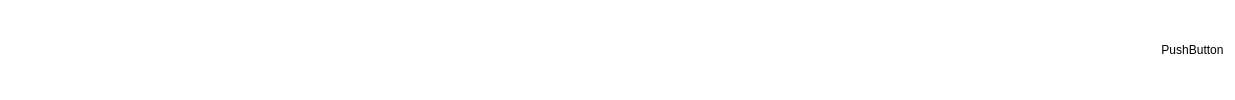
       <widget class="QFrame" name="frame_4">
        <property name="minimumSize">
         <size>
          <width>727</width>
          <height>47</height>
         </size>
        </property>
        <property name="maximumSize">
         <size>
          <width>16777215</width>
          <height>16777215</height>
         </size>
        </property>
        <property name="styleSheet">
         <string notr="true">QPushButton{
border:none;
}
QFrame{
background-color: rgb(255, 255, 255);
border:none;
}</string>
        </property>
        <property name="frameShape">
         <enum>QFrame::Shape::StyledPanel</enum>
        </property>
        <property name="frameShadow">
         <enum>QFrame::Shadow::Raised</enum>
        </property>
        <layout class="QHBoxLayout" name="horizontalLayout_55">
         <item>
          <widget class="QPushButton" name="pushButton_5">
           <property name="maximumSize">
            <size>
             <width>35</width>
             <height>35</height>
            </size>
           </property>
           <property name="text">
            <string/>
           </property>
           <property name="icon">
            <iconset resource="Resources.qrc">
             <normaloff>:/new/prefix1/Resources/Left.png</normaloff>
             <normalon>:/new/prefix1/Resources/Right.png</normalon>:/new/prefix1/Resources/Left.png</iconset>
           </property>
           <property name="iconSize">
            <size>
             <width>40</width>
             <height>40</height>
            </size>
           </property>
           <property name="checkable">
            <bool>true</bool>
           </property>
          </widget>
         </item>
         <item>
          <spacer name="horizontalSpacer_3">
           <property name="orientation">
            <enum>Qt::Orientation::Horizontal</enum>
           </property>
           <property name="sizeHint" stdset="0">
            <size>
             <width>1042</width>
             <height>20</height>
            </size>
           </property>
          </spacer>
         </item>
         <item>
          <layout class="QHBoxLayout" name="horizontalLayout_51">
           <property name="spacing">
            <number>20</number>
           </property>
           <item>
            <widget class="QPushButton" name="notifyButton">
             <property name="minimumSize">
              <size>
               <width>50</width>
               <height>30</height>
              </size>
             </property>
             <property name="text">
              <string/>
             </property>
             <property name="icon">
              <iconset resource="Resources.qrc">
               <normaloff>:/new/prefix1/Resources/nofitication.png</normaloff>:/new/prefix1/Resources/nofitication.png</iconset>
             </property>
             <property name="iconSize">
              <size>
               <width>20</width>
               <height>20</height>
              </size>
             </property>
            </widget>
           </item>
           <item>
            <widget class="QPushButton" name="Accbtn">
             <property name="minimumSize">
              <size>
               <width>0</width>
               <height>30</height>
              </size>
             </property>
             <property name="text">
              <string>PushButton</string>
             </property>
             <property name="icon">
              <iconset resource="Resources.qrc">
               <normaloff>:/new/prefix1/Resources/user-image-with-black-background.png</normaloff>:/new/prefix1/Resources/user-image-with-black-background.png</iconset>
             </property>
             <property name="iconSize">
              <size>
               <width>20</width>
               <height>20</height>
              </size>
             </property>
            </widget>
           </item>
          </layout>
         </item>
        </layout>
       </widget>
